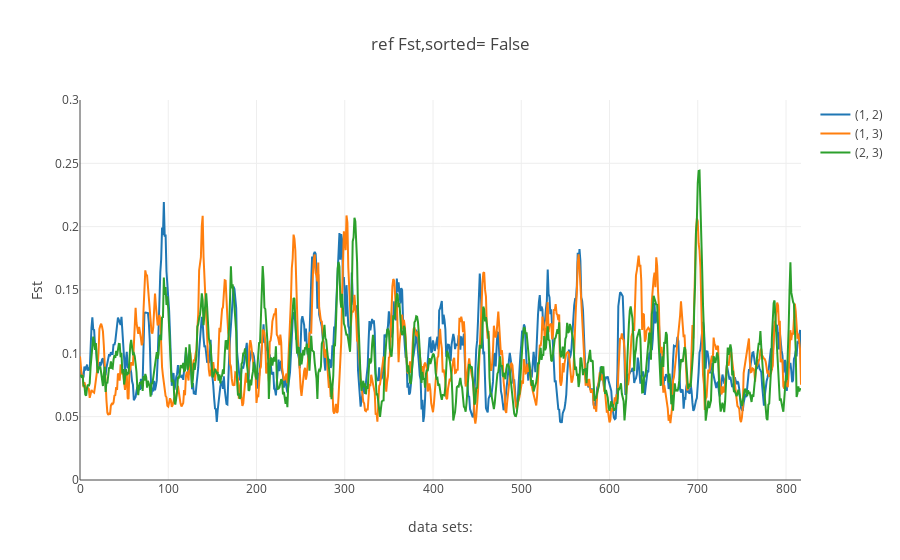

Notebook code cell kept with this figure:
### Code cell
from structure_tools.Tutorial_subplots import fst_window_plot


fst_window_plot(Fst_window,ref_labels,sort= False,window_range= fst_range)

### Figure 1 — Plotly figure (JSON) as saved in the notebook; plotly's stock layout.template omitted (floating-point values rounded to 4 significant figures; data arrays with more than 128 entries replaced by an {"elided": "..."} marker saying what was removed)
{"data": [{"name": "(1, 2)", "type": "scatter", "uid": "2f2757ab-1fa0-45cc-97aa-9bb0d29a4d7d", "x": {"elided": "818 int values"}, "y": {"elided": "818 float values"}}, {"name": "(1, 3)", "type": "scatter", "uid": "9884344c-64a9-4658-940c-d83c61d30972", "x": {"elided": "818 int values"}, "y": {"elided": "818 float values"}}, {"name": "(2, 3)", "type": "scatter", "uid": "934ac8cf-3a94-4dd0-8cb7-25df7fc54400", "x": {"elided": "818 int values"}, "y": {"elided": "818 float values"}}], "layout": {"title": "ref Fst,sorted= False", "xaxis": {"title": "data sets: "}, "yaxis": {"range": [0, 0.3], "title": "Fst"}}}
